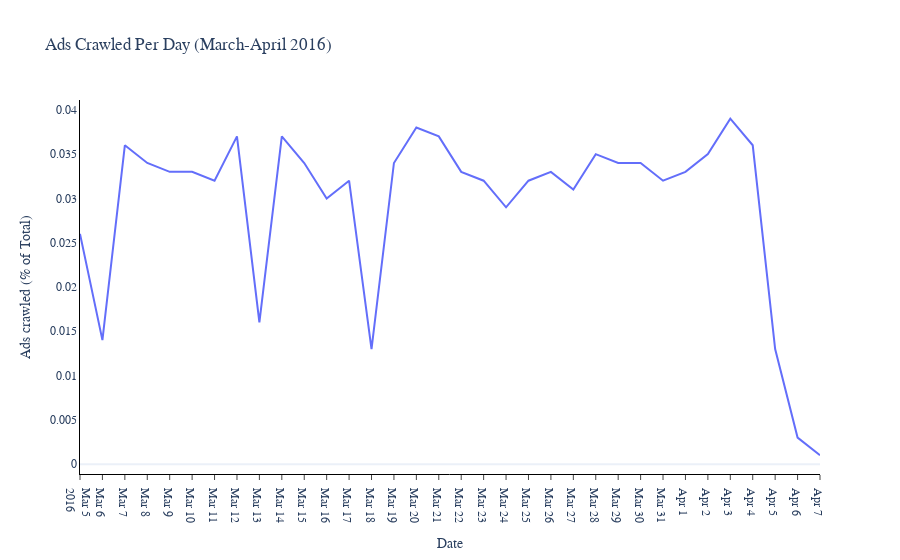

The notebook cell saved with this chart:
### Markdown cell above
#### Observations

- *It appears that the first 10 characters in each column represent the date in the yy-mm-dd format (e.g. 2016-03-12). The other characters represent hours:minutes:seconds*

To understand the distribution of the dates, we can extract just the relevant values using a string method. We can use `Series.str[:10]` to select the first 10 characters in each column.

### 1. Date Crawled

### Code cell
print(autos['date_crawled'].str[:10].unique().size)

date_crawled = (
                autos['date_crawled']
                    .str[:10]
                    .value_counts(normalize=True,dropna=False)
                    .round(3)
                    .sort_index())



#use tabulate to print a preety table

print(tabulate(date_crawled.to_frame(),headers=['Date','% crawled'],tablefmt='psql'))



# viusalize data 

fig = px.line(x = date_crawled.index,y=date_crawled.values,template='plotly_white',
title = 'Ads Crawled Per Day (March-April 2016)')

fig.update_xaxes(nticks=34, title='Date',showgrid=False, ticks='outside', linecolor='black')
fig.update_yaxes(title='Ads crawled (% of Total)',showgrid=False, linecolor='black')
fig.update_layout(font_size=12,font_family = 'Arial')

### Figure 1 — Plotly figure (JSON) as saved in the notebook; plotly's stock layout.template omitted (floating-point values rounded to 4 significant figures)
{"data": [{"hovertemplate": "x=%{x}<br>y=%{y}<extra></extra>", "legendgroup": "", "line": {"color": "#636efa", "dash": "solid"}, "marker": {"symbol": "circle"}, "mode": "lines", "name": "", "orientation": "v", "showlegend": false, "type": "scatter", "x": ["2016-03-05", "2016-03-06", "2016-03-07", "2016-03-08", "2016-03-09", "2016-03-10", "2016-03-11", "2016-03-12", "2016-03-13", "2016-03-14", "2016-03-15", "2016-03-16", "2016-03-17", "2016-03-18", "2016-03-19", "2016-03-20", "2016-03-21", "2016-03-22", "2016-03-23", "2016-03-24", "2016-03-25", "2016-03-26", "2016-03-27", "2016-03-28", "2016-03-29", "2016-03-30", "2016-03-31", "2016-04-01", "2016-04-02", "2016-04-03", "2016-04-04", "2016-04-05", "2016-04-06", "2016-04-07"], "xaxis": "x", "y": [0.026, 0.014, 0.036, 0.034, 0.033, 0.033, 0.032, 0.037, 0.016, 0.037, 0.034, 0.03, 0.032, 0.013, 0.034, 0.038, 0.037, 0.033, 0.032, 0.029, 0.032, 0.033, 0.031, 0.035, 0.034, 0.034, 0.032, 0.033, 0.035, 0.039, 0.036, 0.013, 0.003, 0.001], "yaxis": "y"}], "layout": {"font": {"family": "Arial", "size": 12}, "legend": {"tracegroupgap": 0}, "title": {"text": "Ads Crawled Per Day (March-April 2016)"}, "xaxis": {"anchor": "y", "domain": [0, 1], "linecolor": "black", "nticks": 34, "showgrid": false, "ticks": "outside", "title": {"text": "Date"}}, "yaxis": {"anchor": "x", "domain": [0, 1], "linecolor": "black", "showgrid": false, "title": {"text": "Ads crawled (% of Total)"}}}}
